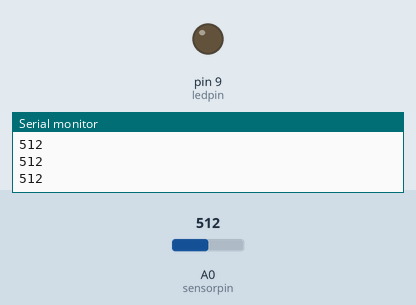
A sketch run on a simulated Arduino Uno, built with avr-gcc and run on an emulated ATmega328P. Parts: output pins drawn as LEDs (lit = HIGH), the last lines printed to the serial monitor. Inputs (shaded band) come from the test bench; at power-on: A0 (sensorpin) = 512.

Above: at 1.2 s.
1.3 s: A0 (sensorpin) set to 310
3.5 s: A0 (sensorpin) set to 281
At 5.5 s:
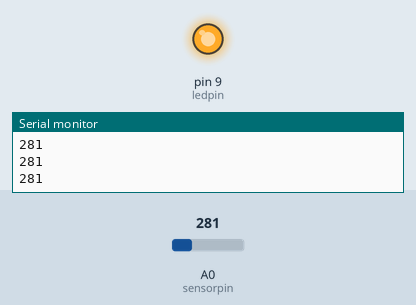
6.0 s: A0 (sensorpin) set to 692
8.2 s: A0 (sensorpin) set to 714
At 10.1 s:
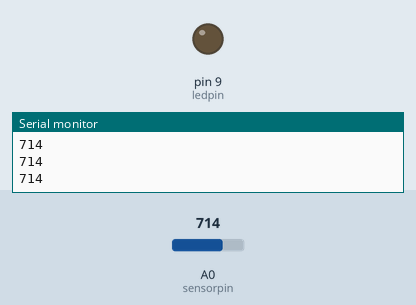
10.7 s: A0 (sensorpin) set to 290
At 13.1 s:
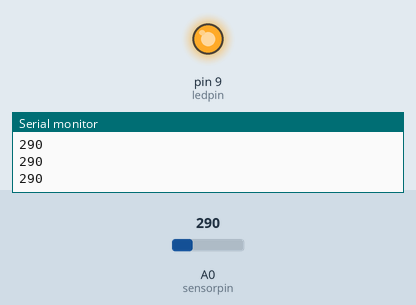
Timing chart, 0 to 14.2 s (numbered marks = the images above; inputs shaded):
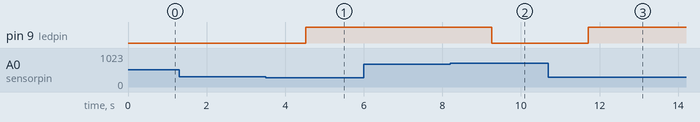

The sketch:

time_to_wait.ino
```cpp
const int unknown = 0;
const int bright = 1;
const int dark = 2;

const int timetowait = 1000;//3000
const int thresholdH = 700;
const int thresholdL = 300;

const int sensorpin = 0;
const int ledpin = 9;

int state = unknown;
int nextstate = unknown;
unsigned long lastchange = 0;
int lastsensorstate = unknown;

void setup() {
  pinMode(ledpin, OUTPUT);
  digitalWrite(ledpin, LOW);
  Serial.begin(9600);
}

void loop() {
  unsigned long now = millis();

  int brightness = analogRead(sensorpin);
  int sensorstate = lastsensorstate;

  Serial.print(brightness);
  Serial.print("\n");
  if (brightness > thresholdH) {
    sensorstate = bright;
  } else if (brightness < thresholdL) {
    sensorstate = dark;
  }

  if (lastsensorstate != sensorstate) {
    if (sensorstate == bright) {
      nextstate = bright;
      lastchange = now;
    } else if (sensorstate == dark) {
      nextstate = dark;
      lastchange = now;
    }
  }

  lastsensorstate = sensorstate;

  if (state != nextstate &&((now - lastchange) > timetowait)) {
    if (nextstate == bright) {
      digitalWrite(ledpin, LOW);
    } else if (nextstate == dark) {
      digitalWrite(ledpin, HIGH);
    }

    state = nextstate;
  }

  delay(50);
}
```

Measured:
- the behaviour switches between 300 and 299 on A0 (sensorpin) (found by bisection; images 0 and 1)
- the behaviour switches between 700 and 701 on A0 (sensorpin) (found by bisection; images 1 and 2)
- after the input at 3.5 s, pin 9 (ledpin): LOW → HIGH after 1.0 s
- after the input at 8.2 s, pin 9 (ledpin): HIGH → LOW after 1.1 s
- after the input at 10.7 s, pin 9 (ledpin): LOW → HIGH after 1.0 s
